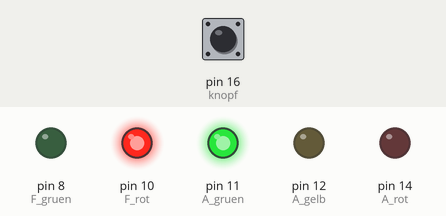
Simulated run of this sketch. Board: Arduino Uno, built with avr-gcc and run on an emulated ATmega328P. Shown: output pins drawn as LEDs (lit = HIGH). The inputs (shaded band) are chosen by the test bench; at power-on: pin 16 (knopf) LOW.

Above: at 1.2 s.
1.3 s: pin 16 (knopf) pulled HIGH for 0.15 s
At 4.1 s:
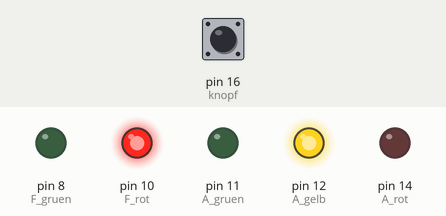
At 6.2 s:
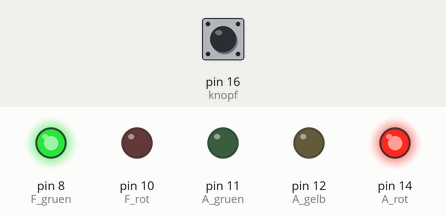
Timing chart, 0 to 14.8 s (numbered marks = the images above; inputs shaded):
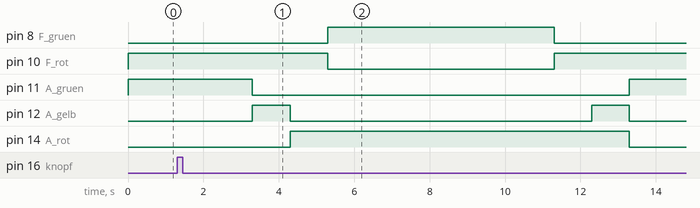

The sketch:

DieFussgaengerampel.ino
```cpp
// =====================================================================
// Die Fußgängerampel
// Autos fahren. Wer drueckt, bekommt Gruen - danach geht alles zurueck.
// =====================================================================

int A_rot = 14;  int A_gelb = 12;  int A_gruen = 11;

int F_rot   = 10;   // Fussgaengerampel: zwei Lichter
int F_gruen =  8;

int knopf = 16;   // ein freier Pin: D16

void autoGruen() {
  digitalWrite(A_rot,   LOW);
  digitalWrite(A_gelb,  LOW);
  digitalWrite(A_gruen, HIGH);
}
void autoGelb() {
  digitalWrite(A_rot,   LOW);
  digitalWrite(A_gelb,  HIGH);
  digitalWrite(A_gruen, LOW);
}
void autoRot() {
  digitalWrite(A_rot,   HIGH);
  digitalWrite(A_gelb,  LOW);
  digitalWrite(A_gruen, LOW);
}
void autoRotGelb() {
  digitalWrite(A_rot,   HIGH);
  digitalWrite(A_gelb,  HIGH);
  digitalWrite(A_gruen, LOW);
}

void fussRot() {
  digitalWrite(F_rot,   HIGH);
  digitalWrite(F_gruen, LOW);
}
void fussGruen() {
  digitalWrite(F_rot,   LOW);
  digitalWrite(F_gruen, HIGH);
}

void setup() {
  pinMode(A_rot,   OUTPUT);
  pinMode(A_gelb,  OUTPUT);
  pinMode(A_gruen, OUTPUT);
  pinMode(F_rot,   OUTPUT);
  pinMode(F_gruen, OUTPUT);

  pinMode(knopf, INPUT);
}

void loop() {

  // Normal: Autos fahren, Fussgaenger warten.
  autoGruen();
  fussRot();

  // Moechte jemand ueber die Strasse?
  if (digitalRead(knopf) == HIGH) {

    delay(2000);      // echte Ampeln warten kurz
    autoGelb();
    delay(1000);
    autoRot();
    delay(1000);      // Strasse wird leer

    fussGruen();      // jetzt darf man laufen
    delay(6000);

    fussRot();
    delay(1000);      // Sicherheitspause

    autoRotGelb();
    delay(1000);
    // danach faengt loop() von vorn an
  }
}
```

Measured:
- after the input at 1.3 s, pin 8 (F_gruen): LOW → HIGH after 4.0 s, → LOW 6.0 s later; pin 10 (F_rot): HIGH → LOW after 4.0 s, → HIGH 6.0 s later; pin 11 (A_gruen): HIGH → LOW after 2.0 s, → HIGH 10.0 s later; pin 12 (A_gelb): alternates HIGH for 1.0 s and LOW for 8.0 s, starting after 2.0 s; pin 14 (A_rot): LOW → HIGH after 3.0 s, → LOW 9.0 s later
